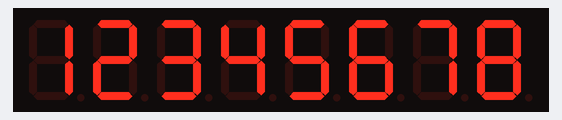
Recording of a sketch running on a simulated Arduino Uno, built with avr-gcc and run on an emulated ATmega328P. Shown: 8-digit seven-segment display.

Above: at 0.1 s.
At 0.6 s:
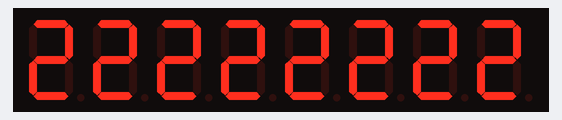
At 1.1 s:
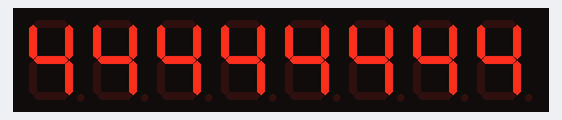
At 4.9 s:
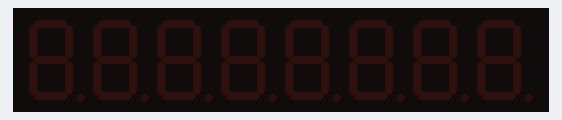
At 7.94 s:
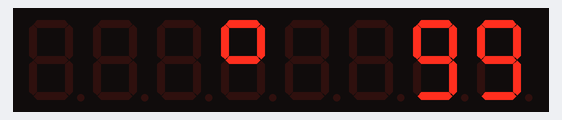
At 16.15 s:
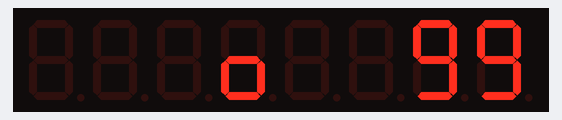

Measured:
- by itself, everything shown: repeats every 16.8 s, in 78 steps
- what the display in image 1 shows lasts 0.5 s, from 0.5 s to 1.0 s

The sketch:

Digit7SegmentDemo.ino
```cpp
/* Include DigitLedDisplay Library */
#include "DigitLedDisplay.h"

/* Arduino Pin to Display Pin
   7 to DIN,
   6 to CS,
   5 to CLK */
DigitLedDisplay ld = DigitLedDisplay(2, 1, 0);

void setup() {

  /* Set the brightness min:1, max:15 */
  ld.setBright(10);

  /* Set the digit count */
  ld.setDigitLimit(8);

}

void loop() {

  /* Prints data to the display */
  ld.printDigit(12345678);
  delay(500);
  ld.clear();

  ld.printDigit(22222222);
  delay(500);
  ld.clear();

  ld.printDigit(44444444);
  delay(500);


  for (int i = 0; i <= 10; i++) {
    /* Display off */
    ld.off();
    delay(150);

    /* Display on */
    ld.on();
    delay(150);
  }

  /* Clear all display value */
  ld.clear();
  delay(500);

  for (long i = 0; i < 100; i++) {
    ld.printDigit(i);
    delay(25);
  }

  for (int i = 0; i <= 20; i++) {
    /* Select Digit 5 and write B01100011 */
    ld.write(5, B01100011);
    delay(200);

    /* Select Digit 5 and write B00011101 */
    ld.write(5, B00011101);
    delay(200);
  }

  /* Clear all display value */
  ld.clear();
  delay(500);

}
```
